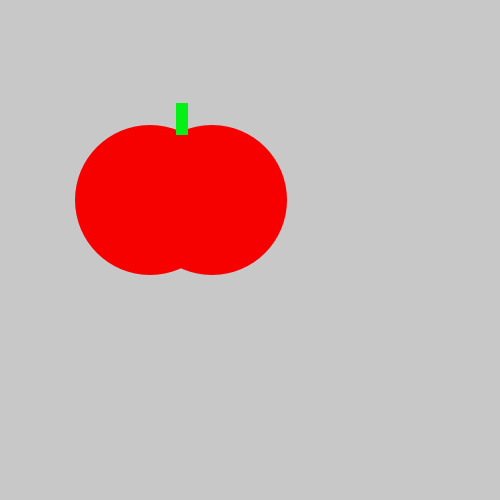
Frame 1 (no input)
Frame 60 (the mouse pressed at the canvas centre just before this capture): identical to frame 1, image omitted
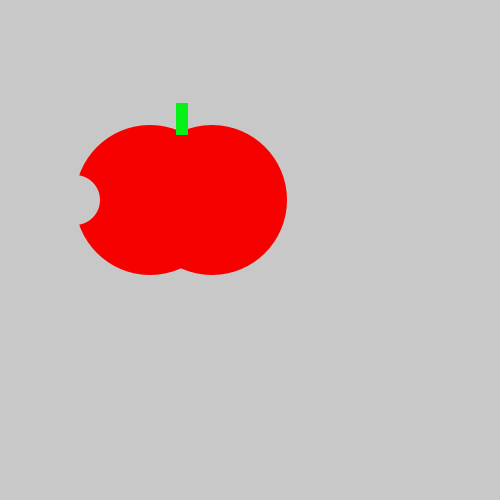
Frame 120 (the mouse held since frame 60 and released just before this capture)

The Processing sketch that drew these frames (run headless with seeded random() and noise(); from frame 60 on, the mouse is pressed at the canvas centre):

// Processing sketch: tasty_tomato
// ── tasty_tomato.pde
void setup() {
    size(500, 500);
}
void draw() {
    background(200, 200, 200);
    noStroke();
    fill(#F70000);
    ellipse(150, 200, 150, 150);
    ellipse(212, 200, 150, 150);
    fill(#05F016);
    rect(176, 103, 12, 32);
   if(mousePressed){
   fill(200,200,200);
 ellipse(75,200,50,50);  
   }
}
